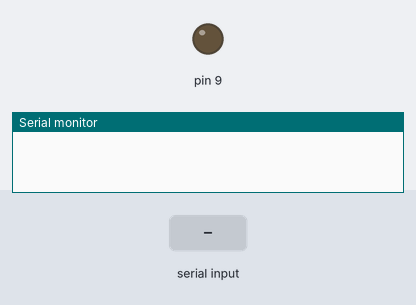
Simulated run of this sketch. Board: Arduino Uno, built with avr-gcc and run on an emulated ATmega328P. Shown: output pins drawn as LEDs (lit = HIGH), the last lines printed to the serial monitor. The test bench sets the inputs (shaded band).

Above: at 1.2 s.
1.3 s: "90,45\n" received over Serial
At 2.5 s:
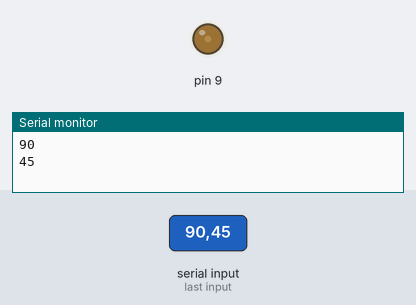
2.8 s: "30,150\n" received over Serial
At 3.9 s:
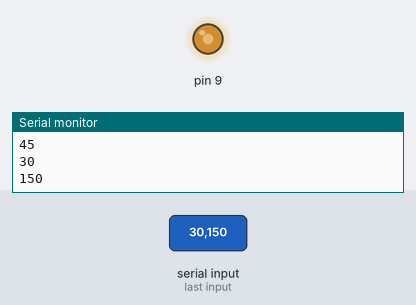
4.3 s: "90\n" received over Serial
At 4.9 s:
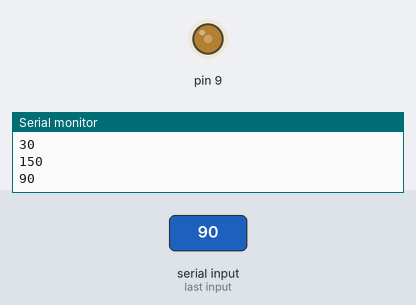
Timing chart, 0 to 7.3 s (numbered marks = the images above; inputs shaded):
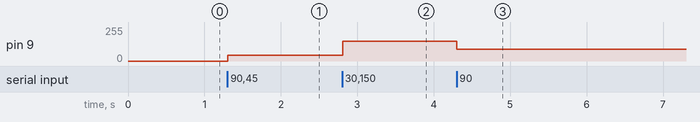

The sketch:

try2.ino
```cpp
void setup()
{
  Serial.begin(9600);
 pinMode(9,0);
}

void loop()
{
  while(Serial.available()>0 )
    {
      int a=Serial.parseInt();
      Serial.println(a);
      if ( Serial.read()== '\n' )
      {
        a=constrain(a,0,180);
       analogWrite(9,a);
      }
      }


}
```

Measured:
- after the input at 1.3 s, pin 9: 0/255 → 45/255 at once
- after the input at 2.8 s, pin 9: 45/255 → 150/255 at once
- after the input at 4.3 s, pin 9: 150/255 → 90/255 at once
